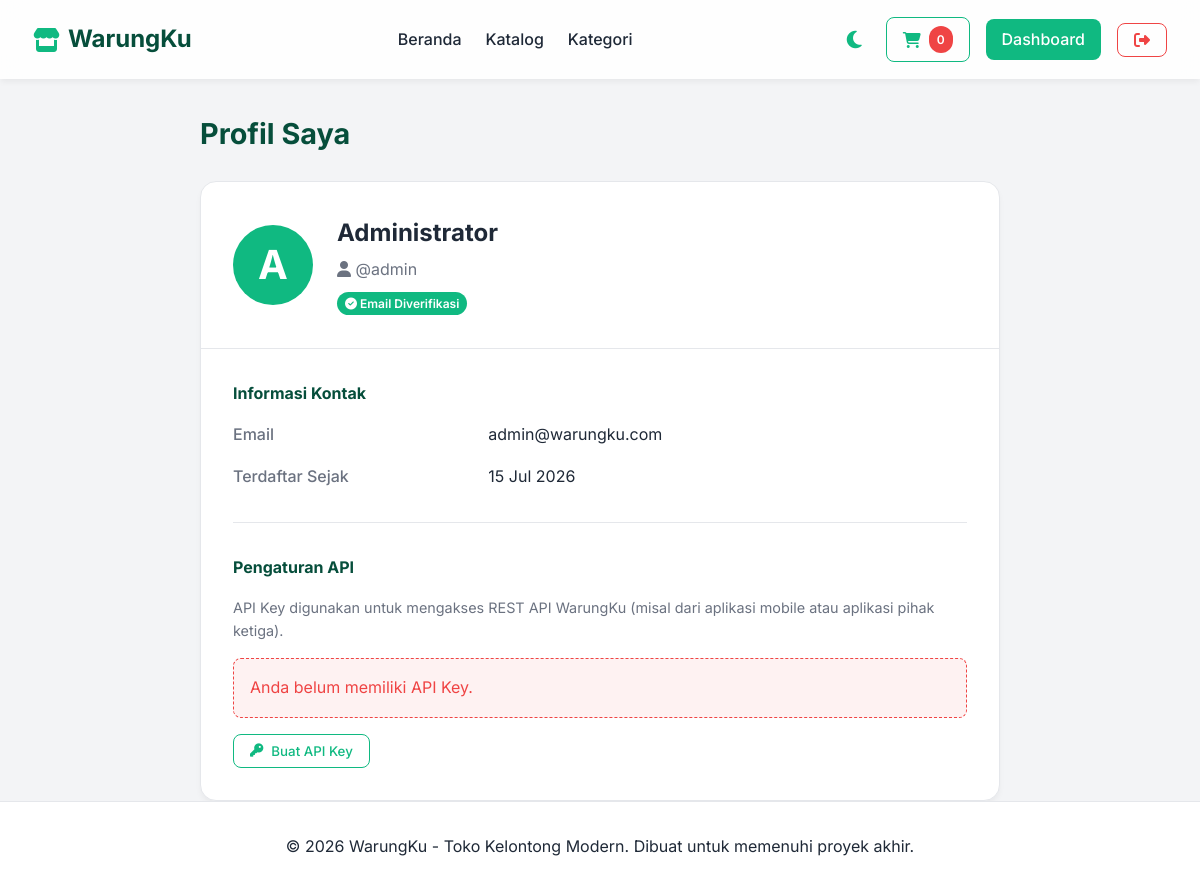
The app's page /profile.php (signed in) with its own data.
### tables this page shows
CREATE TABLE IF NOT EXISTS users (
    id INT AUTO_INCREMENT PRIMARY KEY,
    name VARCHAR(100) NOT NULL,
    username VARCHAR(50) NOT NULL UNIQUE,
    email VARCHAR(150) DEFAULT NULL UNIQUE,
    is_verified TINYINT(1) DEFAULT 0,
    verification_token VARCHAR(255) DEFAULT NULL,
    reset_token VARCHAR(255) DEFAULT NULL,
    reset_expires DATETIME DEFAULT NULL,
    api_key VARCHAR(255) DEFAULT NULL,
    password VARCHAR(255) NOT NULL,
    role ENUM('admin', 'customer') DEFAULT 'customer',
    created_at TIMESTAMP DEFAULT CURRENT_TIMESTAMP
);

### config/db.php (called while the page is built, shortened)
<?php
function getInitials($name) {
    $words    = explode(" ", $name);
    $initials = "";
    foreach ($words as $w) {
        if (!empty($w)) $initials .= strtoupper($w[0]);
    }
    return $initials;
}
?>

### profile.php (the view, shortened to what this page needs)
<?php
require_once __DIR__ . '/config/db.php';
$user_id = $_SESSION['user_id'];
$stmt = $pdo->prepare("SELECT name, username, email, is_verified, api_key, created_at FROM users WHERE id = ?");
$stmt->execute([$user_id]);
$user = $stmt->fetch();
require_once __DIR__ . '/templates/header.php';
?>
<div class="container" style="margin-top: 2rem;">
    <div style="max-width: 800px; margin: 0 auto;">
        <h2 class="section-title">Profil Saya</h2>
        <div style="background: white; border-radius: 16px; border: 1px solid var(--border); overflow: hidden; box-shadow: 0 4px 6px -1px rgba(0,0,0,0.05); display: flex; flex-direction: column; md:flex-row;">
            <div style="padding: 2rem; border-bottom: 1px solid var(--border);">
                <div style="display: flex; align-items: center; gap: 1.5rem;">
                    <div style="width: 80px; height: 80px; border-radius: 50%; background: var(--primary); color: white; display: flex; align-items: center; justify-content: center; font-size: 2.5rem; font-weight: bold;">
                        <?= getInitials($user['name']) ?>
                    </div>
                    <div>
                        <h3 style="font-size: 1.5rem; margin-bottom: 0.25rem;"><?= htmlspecialchars($user['name']) ?></h3>
                        <p style="color: var(--text-muted); margin-bottom: 0.5rem;"><i class="fa-solid fa-user"></i> @<?= htmlspecialchars($user['username']) ?></p>
                        <?php if($user['is_verified']): ?>
                            <span class="badge" style="background: var(--success);"><i class="fa-solid fa-check-circle"></i> Email Diverifikasi</span>
                        <?php endif; ?>
                    </div>
                </div>
            </div>
            <div style="padding: 2rem;">
                <h4 style="margin-bottom: 1rem; color: var(--secondary);">Informasi Kontak</h4>
                <div style="display: grid; grid-template-columns: 1fr 2fr; gap: 1rem; margin-bottom: 1.5rem;">
                    <div style="color: var(--text-muted); font-weight: 500;">Email</div>
                    <div><?= htmlspecialchars($user['email'] ?? 'Belum diatur') ?></div>
                    <div style="color: var(--text-muted); font-weight: 500;">Terdaftar Sejak</div>
                    <div><?= date('d M Y', strtotime($user['created_at'])) ?></div>
                </div>
                <hr style="border: none; border-top: 1px solid var(--border); margin: 2rem 0;">
                <h4 style="margin-bottom: 1rem; color: var(--secondary);">Pengaturan API</h4>
                <p style="color: var(--text-muted); font-size: 0.9rem; margin-bottom: 1rem;">API Key digunakan untuk mengakses REST API WarungKu (misal dari aplikasi mobile atau aplikasi pihak ketiga).</p>
                <?php if($user['api_key']): ?>
                    <div style="background: var(--bg-light); border: 1px dashed var(--border); padding: 1rem; border-radius: 8px; margin-bottom: 1rem; font-family: monospace; font-size: 1.1rem; color: var(--text-main); word-break: break-all;">
                        <?= htmlspecialchars($user['api_key']) ?>
                    </div>
                <?php else: ?>
                    <div style="background: #FEF2F2; border: 1px dashed var(--danger); padding: 1rem; border-radius: 8px; margin-bottom: 1rem; color: var(--danger);">
                        Anda belum memiliki API Key.
                    </div>
                <?php endif; ?>
                <form method="POST" action="">
                    <button type="submit" class="btn btn-outline" style="border-color: var(--primary); color: var(--primary);">
                        <i class="fa-solid fa-key"></i> <?= $user['api_key'] ? 'Regenerate API Key' : 'Buat API Key' ?>
                    </button>
                </form>
            </div>
        </div>
    </div>
</div>
<?php require_once __DIR__ . '/templates/footer.php'; ?>

### assets/css/style.css (style rules this page uses)
:root { --primary: #10B981; --primary-dark: #059669; --secondary: #064E3B; --accent: #FBBF24; --bg-light: #F3F4F6; --bg-white: #FFFFFF; --text-main: #1F2937; --text-muted: #6B7280; --border: #E5E7EB; --danger: #EF4444; --success: #10B981; }
* { margin: 0; padding: 0; box-sizing: border-box; font-family: 'Inter', -apple-system, BlinkMacSystemFont, "Segoe UI", Roboto, sans-serif; }
body { background-color: var(--bg-light); color: var(--text-main); line-height: 1.6; display: flex; flex-direction: column; min-height: 100vh; transition: background-color 0.3s, color 0.3s; }
.btn { padding: 0.5rem 1rem; border-radius: 8px; font-weight: 500; cursor: pointer; transition: all 0.2s; border: none; display: inline-flex; align-items: center; gap: 0.5rem; }
.btn-outline { border: 1px solid var(--primary); color: var(--primary); background: transparent; }
.container { max-width: 1200px; margin: 0 auto; padding: 0 2rem; }
.section-title { font-size: 1.8rem; color: var(--secondary); margin-bottom: 1.5rem; }
.badge { padding: 0.25rem 0.5rem; border-radius: 9999px; font-size: 0.75rem; font-weight: 600; background: var(--danger); color: white; }

### records on screen
users: name "A", name "Administrator", username "admin", email "admin@warungku.com", created_at "15 Jul 2026"

### other values on screen
$cartCount "0"
